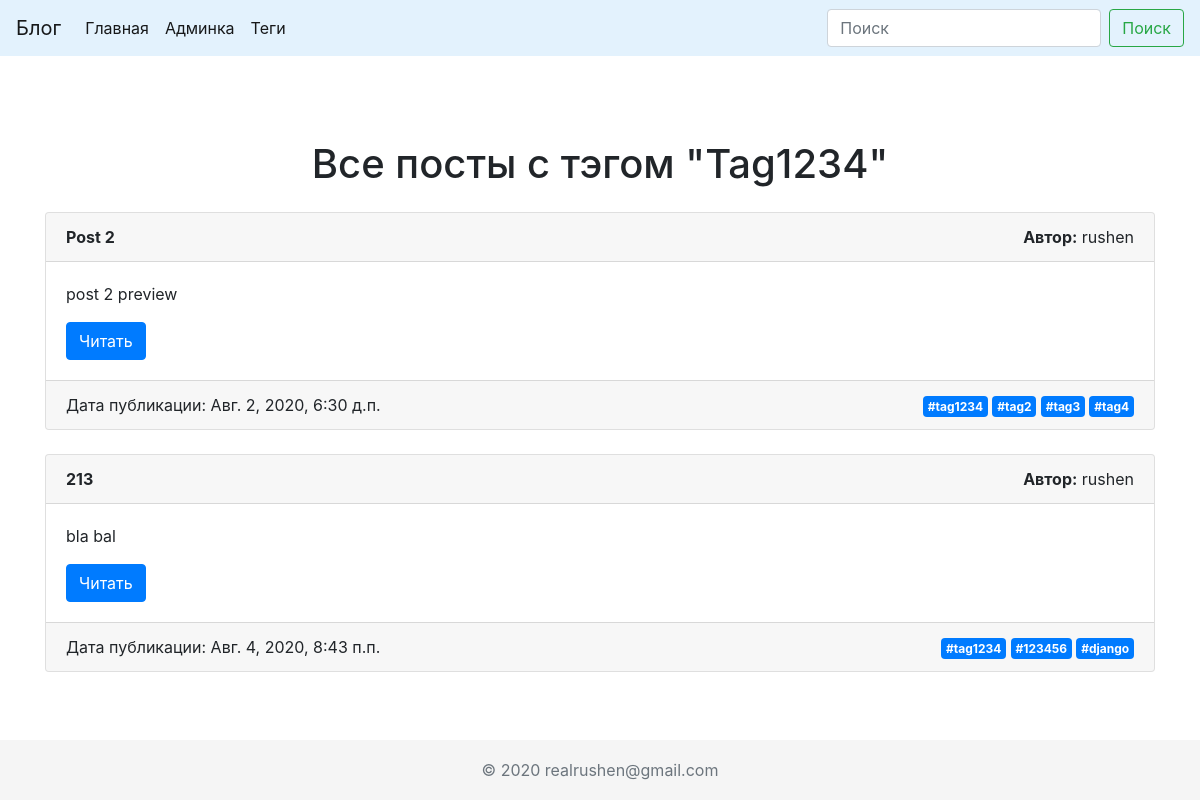
Page /tags/tag1234/ on the earlier database version.
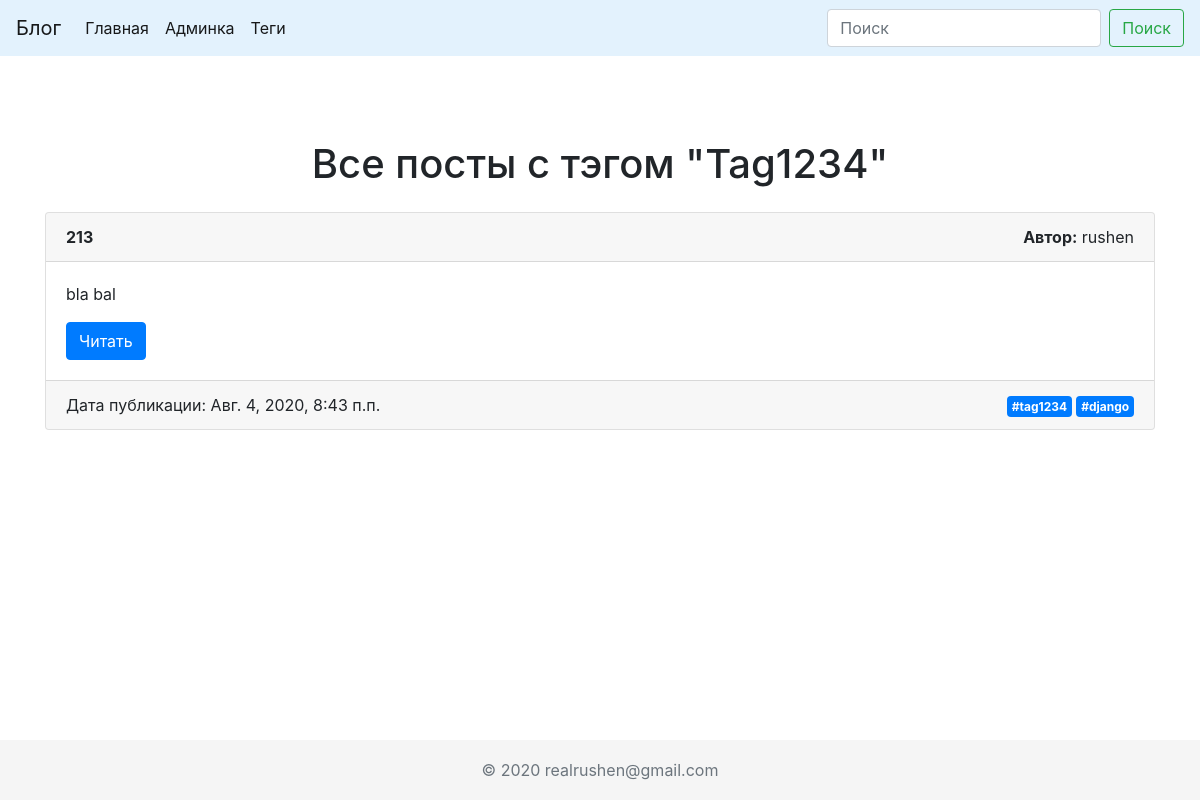
Same page on the later database version.
### blog/models.py (models this page shows, shortened)
class Post(models.Model):
    STATUS_CHOICES = (
        ('draft', 'Draft'),
        ('published', 'Published'),
    )
    title = models.CharField(max_length=100, db_index=True)
    slug = models.SlugField(db_index=True, unique=True, blank=True)
    preview_text = models.CharField(max_length=200)
    text = models.TextField(blank=False)
    published = models.DateTimeField(default=timezone.now)
    created = models.DateTimeField(auto_now_add=True)
    updated = models.DateTimeField(auto_now=True)
    tags = models.ManyToManyField(Tag, blank=True, related_name='posts')
    author = models.ForeignKey(User, on_delete=models.PROTECT)
    status = models.CharField(max_length=10, choices=STATUS_CHOICES, default='draft')
    views = models.PositiveIntegerField()
    def get_absolute_url(self):
        return reverse('post_details_url', kwargs={'slug': self.slug})
    class Meta:
        ordering = ('-published',)

class Tag(models.Model):
    name = models.CharField(max_length=50, db_index=True)
    slug = models.SlugField(max_length=50, unique=True)
    def get_absolute_url(self):
        return reverse('tag_posts_page_url', kwargs={'slug': self.slug})

### blog/views.py (the view)
# urls.py: path('tags/<str:slug>/', TagPosts.as_view(), name='tag_posts_page_url'),
class TagPosts(ObjectDetailMixin, View):
    model = Tag
    template = 'blog/tag_posts.html'

### blog/utils.py (called while the page is built)
    def get(self, request, slug):
        obj = get_object_or_404(self.model, slug__iexact=slug)
        return render(request, self.template, context={self.model.__name__.lower(): obj})

### templates/blog/tag_posts.html
{% extends 'blog/base.html' %}
{% block title %}Все посты с тэгом "{{ tag.name }}" {% endblock %}
{% block content %}
    {% for post in tag.posts.all %}
        {% include 'blog/card.html' %}
    {% endfor %}
{% endblock %}

### templates/blog/card.html
<div class="card mb-4">
    <div class="card-header">
        <div class="row">
            <div class="col-6"><b>{{ post.title }}</b></div>
            <div class="col-6 text-right"><b>Автор:</b> {{ post.author }}</div>
        </div>
    </div>
    <div class="card-body">
        <p class="card-text">{{ post.preview_text }}</p>
        <div class="d-inline text-right"><a href="{{ post.get_absolute_url }}" class="btn btn-primary">Читать</a>
        </div>
    </div>
    <div class="card-footer">
        <div class="row">
            <div class="col-6">Дата публикации: {{ post.created }}</div>
            <div class="col-6 text-right">
                {% for tag in post.tags.all %}
                    <a href="{{ tag.get_absolute_url }}"
                       class="badge badge-primary d-inline">#{{ tag.name|lower }}</a>
                {% endfor %}
            </div>
        </div>
    </div>
</div>

Differences in the rows shown:
removed Post: title "Post 2", author "rushen", preview_text "post 2 preview", created "Авг. 2, 2020, 6:30 д.п.", Tag (name "tag1234")
removed Tag: name "tag2", shown under "Post 2"
no longer on this page (row unchanged): Tag: name "tag3", shown under "Post 2"
no longer on this page (row unchanged): Tag: name "tag4", shown under "Post 2"
removed Tag: name "123456"
